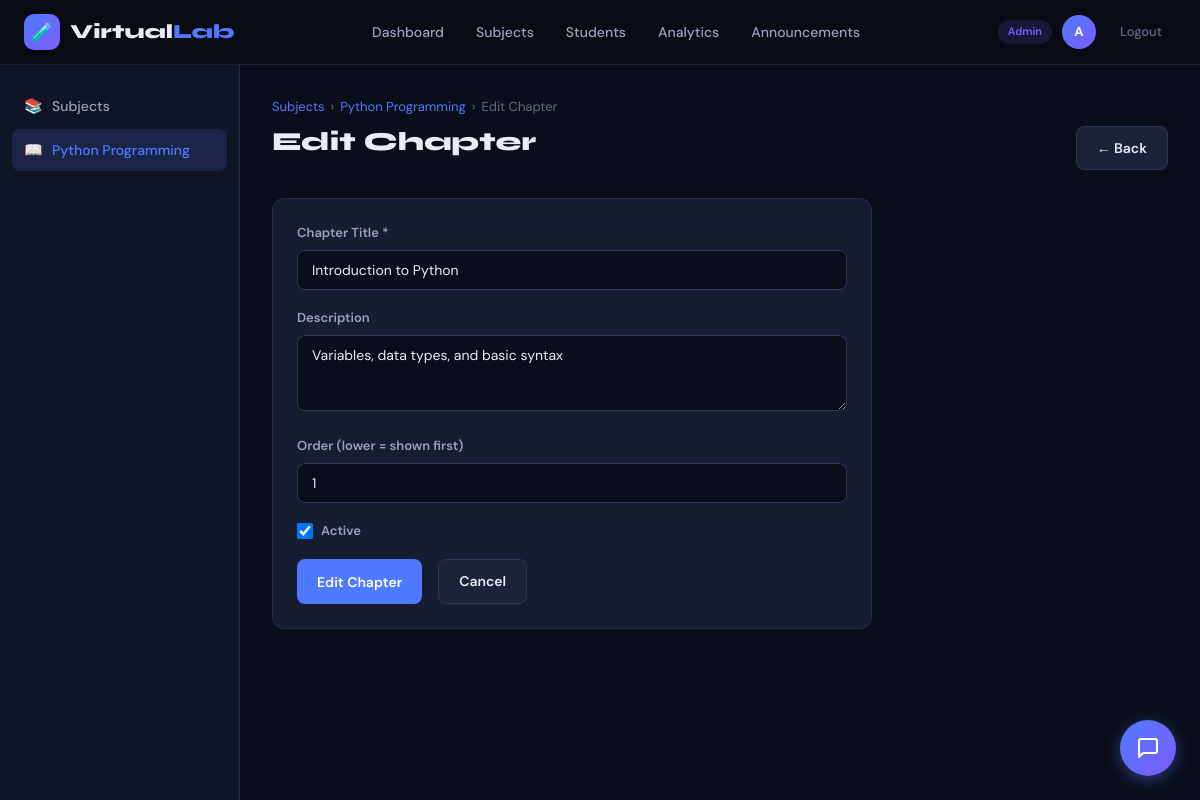
The page /admin-panel/chapter/1/edit/ (signed in) on the database its author committed.
### lab/models.py (models this page shows, shortened)
class Subject(models.Model):
    CATEGORY_CHOICES = [
        ('programming', 'Programming'),
        ('database', 'Database'),
        ('algorithms', 'Algorithms'),
        ('networking', 'Networking'),
        ('other', 'Other'),
    ]
    title = models.CharField(max_length=200)
    description = models.TextField()
    category = models.CharField(max_length=50, choices=CATEGORY_CHOICES, default='other')
    thumbnail = models.ImageField(upload_to='thumbnails/', blank=True, null=True)
    icon = models.CharField(max_length=50, default='book', help_text='Icon name (e.g. database, code, cpu)')
    color = models.CharField(max_length=7, default='#4f46e5')
    is_active = models.BooleanField(default=True)
    created_at = models.DateTimeField(auto_now_add=True)
    order = models.IntegerField(default=0)
    class Meta:
        ordering = ['order', 'title']

class Chapter(models.Model):
    subject = models.ForeignKey(Subject, on_delete=models.CASCADE, related_name='chapters')
    title = models.CharField(max_length=200)
    description = models.TextField(blank=True)
    order = models.IntegerField(default=0)
    is_active = models.BooleanField(default=True)
    created_at = models.DateTimeField(auto_now_add=True)
    class Meta:
        ordering = ['order']

### lab/views.py (the view)
# urls.py: path('admin-panel/chapter/<int:chapter_id>/edit/', views.admin_chapter_edit, name='admin_chapter_edit'),
@admin_required
def admin_chapter_edit(request, chapter_id):
    chapter = get_object_or_404(Chapter, id=chapter_id)
    if request.method == 'POST':
        form = ChapterForm(request.POST, instance=chapter)
        if form.is_valid():
            form.save()
            messages.success(request, 'Chapter updated!')
            return redirect('admin_chapters', subject_id=chapter.subject.id)
    else:
        form = ChapterForm(instance=chapter)
    return render(request, 'lab/admin/chapter_form.html', {
        'form': form, 'subject': chapter.subject, 'chapter': chapter, 'action': 'Edit'
    })

### lab/forms.py
class ChapterForm(forms.ModelForm):
    class Meta:
        model = Chapter
        fields = ['title', 'description', 'order', 'is_active']
        widgets = {
            'description': forms.Textarea(attrs={'rows': 3}),
        }

### lab/templates/lab/admin/chapter_form.html (shortened to what this page needs)
{% extends 'lab/base.html' %}
{% block body %}
<div class="app-layout">
  <div class="sidebar">
    <div class="sidebar-section">
      <a href="{% url 'admin_subjects' %}" class="sidebar-link"><span class="icon">📚</span> Subjects</a>
      <a href="{% url 'admin_chapters' subject.id %}" class="sidebar-link active"><span class="icon">📖</span> {{ subject.title }}</a>
    </div>
  </div>
  <div class="main-content">
    <div class="breadcrumb">
      <a href="{% url 'admin_subjects' %}">Subjects</a>
      <span>›</span>
      <a href="{% url 'admin_chapters' subject.id %}">{{ subject.title }}</a>
      <span>›</span>
      <span>{{ action }} Chapter</span>
    </div>
    <div class="page-header">
      <h1 class="page-title">{{ action }} Chapter</h1>
      <a href="{% url 'admin_chapters' subject.id %}" class="btn btn-secondary">← Back</a>
    </div>
    <div class="card" style="max-width:600px;">
      <form method="post">
        <div class="form-group">
          <label class="form-label">Chapter Title *</label>
          <input type="text" name="title" class="form-control" value="{{ form.title.value|default:'' }}" required>
        </div>
        <div class="form-group">
          <label class="form-label">Description</label>
          <textarea name="description" class="form-control" rows="3">{{ form.description.value|default:'' }}</textarea>
        </div>
        <div class="form-group">
          <label class="form-label">Order (lower = shown first)</label>
          <input type="number" name="order" class="form-control" value="{{ form.order.value|default:0 }}">
        </div>
        <div class="form-group">
          <label style="display:flex; align-items:center; gap:8px; cursor:pointer;">
            <input type="checkbox" name="is_active" {% if form.is_active.value %}checked{% endif %} style="width:16px;height:16px;">
            <span class="form-label" style="margin:0;">Active</span>
          </label>
        </div>
        <div class="flex gap-2">
          <button type="submit" class="btn btn-primary">{{ action }} Chapter</button>
          <a href="{% url 'admin_chapters' subject.id %}" class="btn btn-secondary">Cancel</a>
        </div>
      </form>
    </div>
  </div>
</div>
{% endblock %}

### lab/templates/lab/base.html (shortened to what this page needs)
<!DOCTYPE html>
<html lang="en">
<head>
{% load static %}
</head>
<body>
<nav {% if request.user.is_staff %}class="admin-nav"{% endif %}>
  <div class="nav-inner">
    <a href="{% url 'home' %}" class="nav-logo">
      <div class="nav-logo-icon">🧪</div>
      <span class="nav-logo-text">Virtual<span>Lab</span></span>
    </a>
    {% if request.user.is_authenticated %}
      {% if request.user.is_staff %}
        <div class="nav-links">
          <a href="{% url 'admin_dashboard' %}" class="nav-link {% if request.resolver_match.url_name == 'admin_dashboard' %}active{% endif %}">Dashboard</a>
          <a href="{% url 'admin_subjects' %}" class="nav-link {% if 'subject' in request.resolver_match.url_name %}active{% endif %}">Subjects</a>
          <a href="{% url 'admin_students' %}" class="nav-link {% if 'student' in request.resolver_match.url_name %}active{% endif %}">Students</a>
          <a href="{% url 'admin_analytics' %}" class="nav-link">Analytics</a>
          <a href="{% url 'admin_announcements' %}" class="nav-link">Announcements</a>
        </div>
      {% endif %}
      <div class="nav-user">
        {% if request.user.is_staff %}<span class="badge badge-purple" style="font-size:11px">Admin</span>{% endif %}
        <a href="{% if request.user.is_staff %}{% url 'admin_dashboard' %}{% else %}{% url 'profile' %}{% endif %}" class="nav-avatar">
          {{ request.user.first_name|first|upper|default:request.user.username|first|upper }}
        </a>
        <a href="{% url 'logout' %}" class="nav-link" style="font-size:13px; color: var(--text3);">Logout</a>
      </div>
    {% else %}
      <div class="nav-links">
        <a href="{% url 'login' %}" class="nav-link">Login</a>
        <a href="{% url 'register' %}" class="btn btn-primary btn-sm">Get Started</a>
      </div>
    {% endif %}
  </div>
</nav>
{% block body %}{% endblock %}
{% load static %}
<link rel="stylesheet" href="{% static 'lab/css/chatbot.css' %}">
</body>
</html>

### rows shown on the page
Subject: title "Python Programming"
Chapter: title "Introduction to Python", description "Variables, data types, and basic syntax"

### other values the page prints
{{ action }} "Edit"
